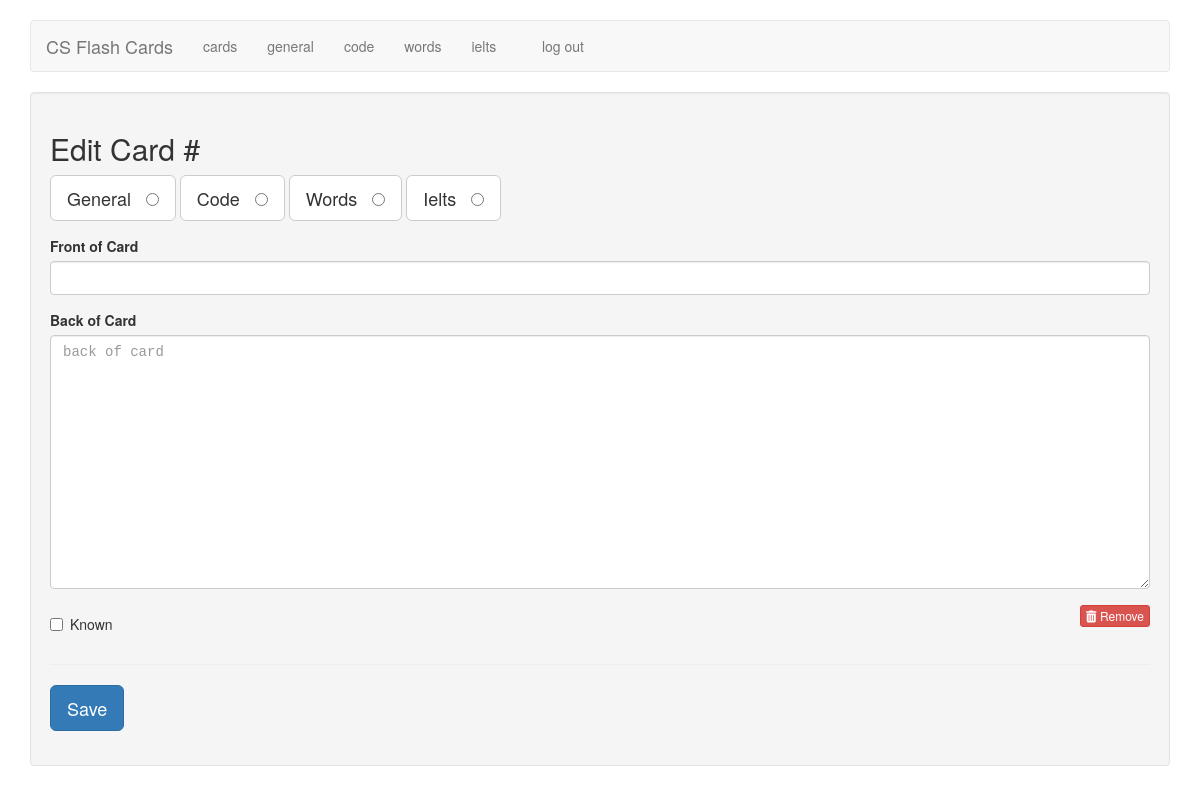
The app's page /edit/14 (signed in), older data.
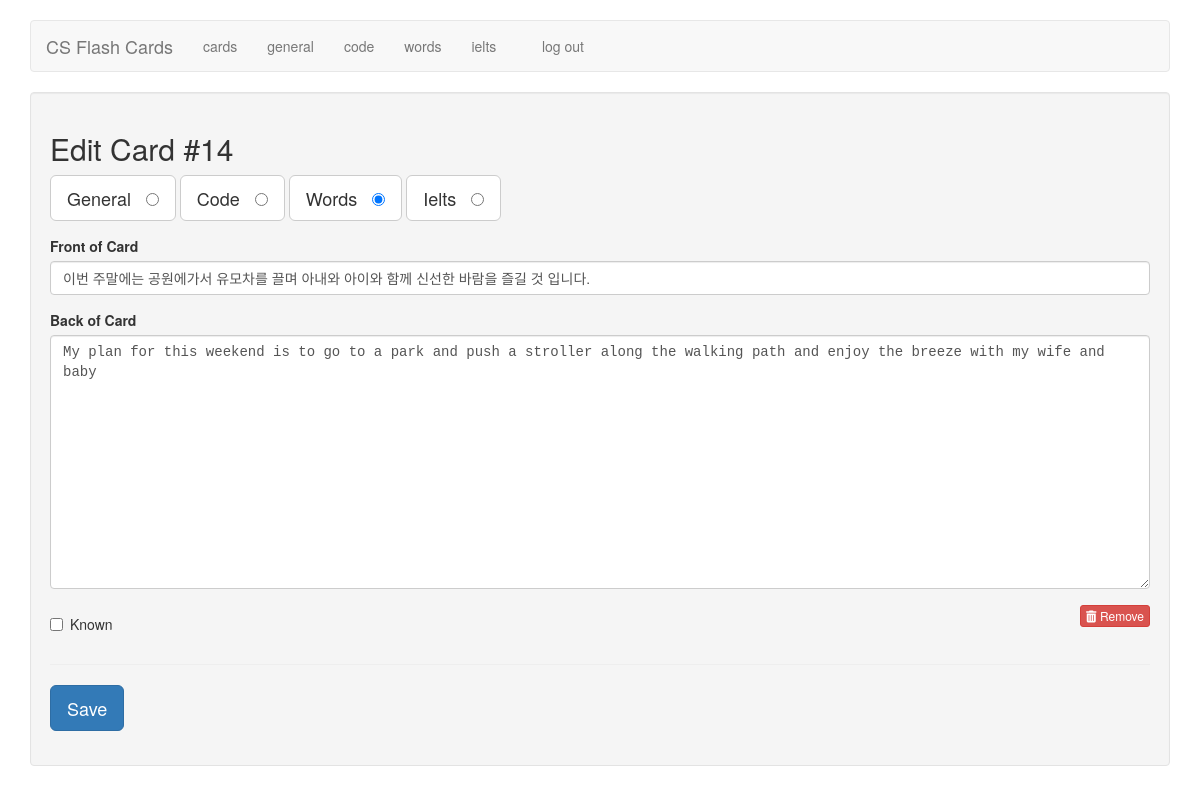
The same page, newer data.
### tables this page shows
CREATE TABLE cards (
  id integer primary key autoincrement,
   /* 1 for interview, 2 for code, 3 for english, 4 for ielts */
  type tinyint not null,
  front text not null,
  back text not null,
  sort int default 0,
  known boolean default 0
);

### flash_cards.py (the view)
@application.route('/edit/<card_id>')
def edit(card_id):
    if not session.get('logged_in'):
        return redirect(url_for('login'))
    db = get_db()
    query = '''
        SELECT id, type, front, back, known
        FROM cards
        WHERE id = ?
    '''
    cur = db.execute(query, [card_id])
    card = cur.fetchone()
    return render_template('edit.html', card=card)

### flash_cards.py (called while the page is built)
def connect_db():
    rv = sqlite3.connect(application.config['DATABASE'])
    rv.row_factory = sqlite3.Row
    return rv

def get_db():
    if not hasattr(g, 'sqlite_db'):
        g.sqlite_db = connect_db()
    return g.sqlite_db

### templates/edit.html (shortened to what this page needs)
{% extends "layout.html" %}
{% block body %}
    <div class="well">
        <h2>Edit Card #{{ card.id }}</h2>
        <form action="{{ url_for('edit_card') }}" method="post" class="cardForm">
            <div class="form-group">
                <label for="general" class="btn btn-default btn-lg">General &nbsp;
                    <input type="radio" name="type" value="1"
                           id="general" {{ "checked" if (card.type == 1) else "" }} />
                </label>
                <label for="code" class="btn btn-default btn-lg">Code &nbsp;
                    <input type="radio" name="type" value="2" id="code" {{ "checked" if (card.type == 2) else "" }} />
                </label>
                <label for="eng" class="btn btn-default btn-lg">Words &nbsp;
                    <input type="radio" name="type" value="3" id="eng" {{ "checked" if (card.type == 3) else "" }} />
                </label>
                <label for="ielts" class="btn btn-default btn-lg">Ielts &nbsp;
                    <input type="radio" name="type" value="2" id="ielts" {{ "checked" if (card.type == 4) else "" }} />
                </label>
            </div>
            <div class="form-group">
                <label for="front">Front of Card</label>
                <input type="text" name="front" id="front" class="form-control" value="{{ card.front|e }}">
            </div>
            <div class="form-group">
                <label for="back">Back of Card</label>
                <textarea name="back"
                          class="form-control"
                          id="back"
                          placeholder="back of card"
                          rows="12">{{ card.back|e }}</textarea>
            </div>
            <div class="row">
                <div class="col-xs-6">
                    <div class="checkbox">
                        <label>
                            <input type="checkbox" name="known"
                               value="1" {{ "checked" if (card.known == 1) else "" }} /> Known
                        </label>
                    </div>
                </div>
                <div class="col-xs-6 text-right">
                    <a href="{{ url_for('delete', card_id=card.id) }}" class="btn btn-danger btn-xs">
                        <i class="fa fa-trash"></i>
                        Remove
                    </a>
                </div>
            </div>
            <hr />
            <div class="form-group">
                <button type="submit" class="saveButton btn btn-lg btn-primary">Save</button>
            </div>
        </form>
    </div>
{% endblock %}

Row changes from the older to the newer data that the page shows:
added cards: id "14", front "이번 주말에는 공원에가서 유모차를 끌며 아내와 아이와 함께 신선한 바람을 즐길 것 입니다.", back "My plan for this weekend is to go to a park and push a stroller along the walking path and enjoy the breeze with my wife and baby"
Text that changed along with them:
form field type: "☐ Words" → "☑ Words"
